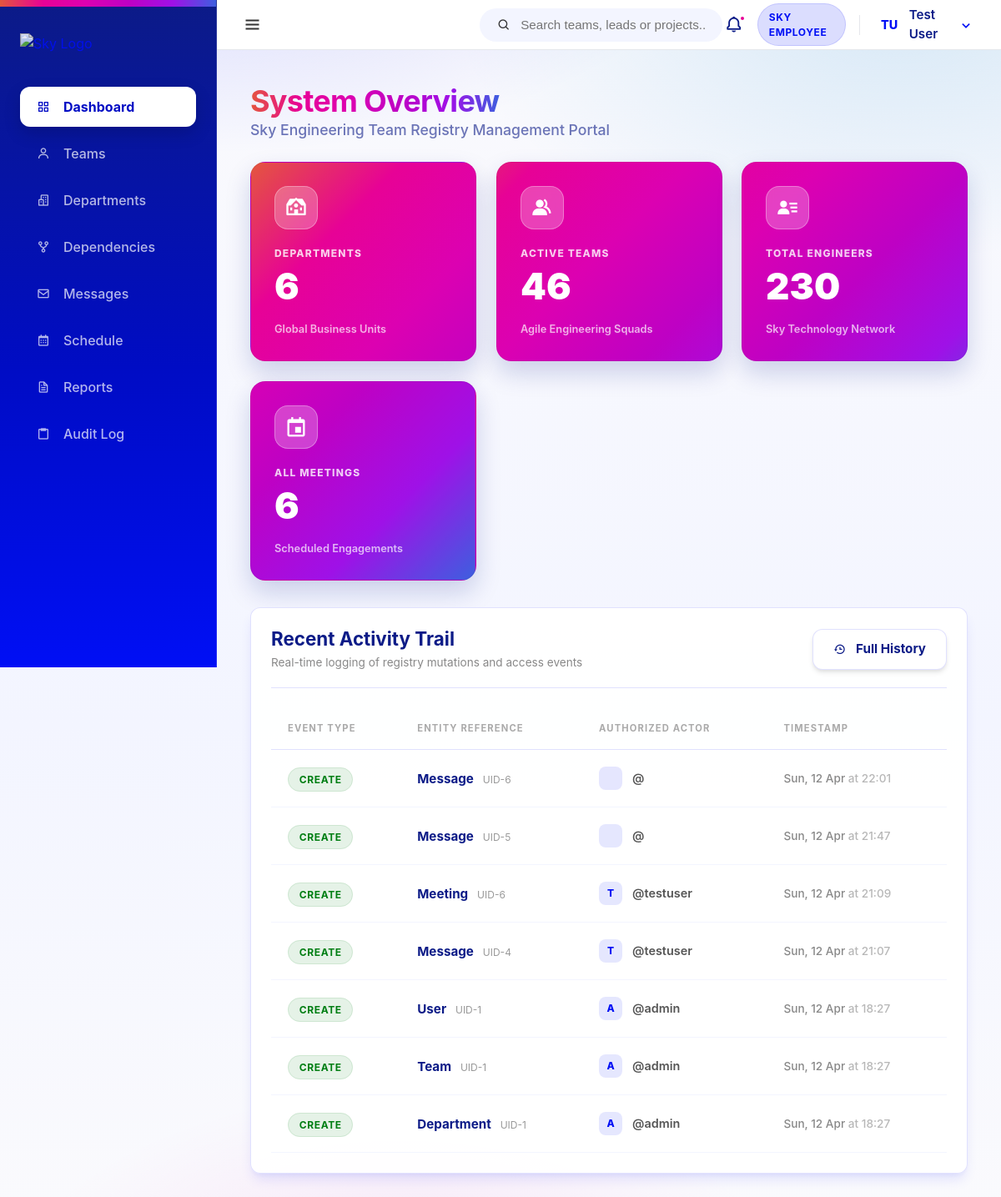
The page /dashboard/ (signed in) on the database its author committed.
### core/models.py (models this page shows, shortened)
class User(AbstractUser):
    class Meta:
        verbose_name = 'User'
        verbose_name_plural = 'Users'

class AuditLog(models.Model):
    audit_id = models.AutoField(primary_key=True)
    actor_user = models.ForeignKey(User, on_delete=models.SET_NULL, null=True, blank=True, related_name='audit_actions')
    ACTION_CHOICES = [
        ('CREATE', 'Create'),
        ('UPDATE', 'Update'),
        ('DELETE', 'Delete'),
    ]
    action_type = models.CharField(max_length=10, choices=ACTION_CHOICES)
    entity_type = models.CharField(max_length=50) # Team/Department/User etc.
    entity_id = models.IntegerField()
    action_changed_at = models.DateTimeField(auto_now_add=True)
    change_summary = models.TextField()

### core/views.py (the view)
# urls.py: path('', views.dashboard, name='dashboard'),
@login_required
def dashboard(request):
    context = {
        'total_teams': Team.objects.count(),
        'total_depts': Department.objects.count(),
        'total_members': TeamMember.objects.count(),
        'total_meetings': Meeting.objects.count(),
        'recent_updates': AuditLog.objects.all().order_by('-action_changed_at')[:10],
    }
    return render(request, 'dashboard.html', context)

### templates/dashboard.html (shortened to what this page needs)
{% extends 'base.html' %}
{% block content %}
<div class="dashboard-header mb-2 animate-slide-up">
    <h1 class="spectrum-text" style="font-size: 2.25rem; letter-spacing: -0.02em;">System Overview</h1>
    <p style="color: var(--sky-header-blue); opacity: 0.6; font-weight: 500; font-size: 1.1rem;">Sky Engineering Team Registry Management Portal</p>
</div>
<div class="grid-dashboard mb-2" style="margin-top: 1.5rem;">
    <div class="quick-card is-1 animate-slide-up spell-tilt spell-shine" style="animation-delay: 0.1s;">
        <div class="icon-box">
            <i class='bx bxs-institution'></i>
        </div>
        <div>
            <div style="font-size: 0.75rem; font-weight: 800; opacity: 0.8; margin-bottom: 0.5rem; text-transform: uppercase; letter-spacing: 0.1em;">DEPARTMENTS</div>
            <div style="font-size: 2.75rem; font-weight: 900; line-height: 1;">{{ total_depts }}</div>
        </div>
        <div style="font-size: 0.8rem; font-weight: 600; opacity: 0.7; margin-top: auto;">Global Business Units</div>
    </div>
    <div class="quick-card is-2 animate-slide-up spell-tilt spell-shine" style="animation-delay: 0.2s;">
        <div class="icon-box">
            <i class='bx bxs-group'></i>
        </div>
        <div>
            <div style="font-size: 0.75rem; font-weight: 800; opacity: 0.8; margin-bottom: 0.5rem; text-transform: uppercase; letter-spacing: 0.1em;">ACTIVE TEAMS</div>
            <div style="font-size: 2.75rem; font-weight: 900; line-height: 1;">{{ total_teams }}</div>
        </div>
        <div style="font-size: 0.8rem; font-weight: 600; opacity: 0.7; margin-top: auto;">Agile Engineering Squads</div>
    </div>
    <div class="quick-card is-3 animate-slide-up spell-tilt spell-shine" style="animation-delay: 0.3s;">
        <div class="icon-box">
            <i class='bx bxs-user-detail'></i>
        </div>
        <div>
            <div style="font-size: 0.75rem; font-weight: 800; opacity: 0.8; margin-bottom: 0.5rem; text-transform: uppercase; letter-spacing: 0.1em;">TOTAL ENGINEERS</div>
            <div style="font-size: 2.75rem; font-weight: 900; line-height: 1;">{{ total_members }}</div>
        </div>
        <div style="font-size: 0.8rem; font-weight: 600; opacity: 0.7; margin-top: auto;">Sky Technology Network</div>
    </div>
    <div class="quick-card is-4 animate-slide-up spell-tilt spell-shine" style="animation-delay: 0.4s;">
        <div class="icon-box">
            <i class='bx bx-calendar-event'></i>
        </div>
        <div>
            <div style="font-size: 0.75rem; font-weight: 800; opacity: 0.8; margin-bottom: 0.5rem; text-transform: uppercase; letter-spacing: 0.1em;">ALL MEETINGS</div>
            <div style="font-size: 2.75rem; font-weight: 900; line-height: 1;">{{ total_meetings }}</div>
        </div>
        <div style="font-size: 0.8rem; font-weight: 600; opacity: 0.7; margin-top: auto;">Scheduled Engagements</div>
    </div>
</div>
<div class="row animate-slide-up" style="animation-delay: 0.4s; margin-top: 2rem;">
    <div class="card spell-tilt" style="width: 100%;">
        <div class="card-header" style="margin-bottom: 1.5rem; display: flex; justify-content: space-between; align-items: center; border-bottom: 1px solid var(--border); padding-bottom: 1.25rem;">
            <div>
                <h2 style="font-size: 1.4rem; color: var(--sky-header-blue);">Recent Activity Trail</h2>
                <p style="font-size: 0.85rem; color: #888; margin-top: 0.25rem;">Real-time logging of registry mutations and access events</p>
            </div>
            <a href="{% url 'core:audit_log' %}" class="btn btn-secondary">
                <i class='bx bx-history'></i> Full History
            </a>
        </div>
        <table style="width: 100%; border-collapse: collapse;">
            <thead>
                <tr style="text-align: left; color: #aaa; font-size: 0.7rem; text-transform: uppercase; letter-spacing: 0.1em; border-bottom: 1px solid var(--border);">
                    <th style="padding: 1rem 1.25rem;">Event Type</th>
                    <th style="padding: 1rem 1.25rem;">Entity Reference</th>
                    <th style="padding: 1rem 1.25rem;">Authorized Actor</th>
                    <th style="padding: 1rem 1.25rem;">Timestamp</th>
                </tr>
            </thead>
            <tbody>
                {% for log in recent_updates %}
                <tr style="border-bottom: 1px solid var(--sky-surface-strong); transition: background 0.2s ease;">
                    <td style="padding: 1.25rem;">
                        <span class="badge {% if log.action_type == 'CREATE' %}badge-green{% elif log.action_type == 'DELETE' %}badge-red{% else %}badge-blue{% endif %}">
                            {{ log.action_type }}
                        </span>
                    </td>
                    <td style="padding: 1.25rem;">
                        <span style="font-weight: 700; color: var(--sky-header-blue); font-size: 0.95rem;">{{ log.entity_type }}</span>
                        <span style="font-size: 0.75rem; color: #999; margin-left: 0.4rem;">UID-{{ log.entity_id }}</span>
                    </td>
                    <td style="padding: 1.25rem;">
                        <div style="display: flex; align-items: center; gap: 0.75rem;">
                            <div style="width: 28px; height: 28px; background: var(--sky-tint-10); border-radius: 8px; display: flex; align-items: center; justify-content: center; font-size: 0.75rem; font-weight: 800; color: var(--sky-primary);">
                                {{ log.actor_user.username|slice:":1"|upper }}
                            </div>
                            <span style="font-weight: 600; color: #555; font-size: 0.9rem;">@{{ log.actor_user.username }}</span>
                        </div>
                    </td>
                    <td style="padding: 1.25rem; font-size: 0.85rem; color: #888; font-weight: 500;">
                        {{ log.action_changed_at|date:"D, d M" }} <span style="opacity: 0.6;">at {{ log.action_changed_at|date:"H:i" }}</span>
                    </td>
                </tr>
                {% endfor %}
            </tbody>
        </table>
    </div>
</div>
{% endblock %}

### templates/base.html (shortened to what this page needs)
{% load static %}
<!DOCTYPE html>
<html lang="en">
<head>
    <link rel="stylesheet" href="{% static 'css/sky-layout.css' %}">
    <link rel="stylesheet" href="{% static 'css/style.css' %}">
    <link href='https://unpkg.com/boxicons@2.1.4/css/boxicons.min.css' rel='stylesheet'>
</head>
<body>
    <div class="app-container">
        <nav class="sidebar">
            <div class="sidebar-header">
                <a href="{% url 'core:dashboard' %}" class="logo-link">
                    <img src="{% static 'images/Sky-spectrum-rgb.png' %}" alt="Sky Logo" class="sky-logo-img sidebar-logo">
                </a>
            </div>
            <ul class="nav-links">
                <li class="nav-item">
                    <a href="{% url 'core:dashboard' %}" class="nav-link {% if request.resolver_match.url_name == 'dashboard' %}active{% endif %}">
                        <i class='bx bx-grid-alt'></i> <span class="nav-label">Dashboard</span>
                    </a>
                </li>
                <li class="nav-item">
                    <a href="{% url 'teams:team_list' %}" class="nav-link {% if 'teams' in request.path %}active{% endif %}">
                        <i class='bx bx-user'></i> <span class="nav-label">Teams</span>
                    </a>
                </li>
                <li class="nav-item">
                    <a href="{% url 'organisation:org_chart' %}" class="nav-link {% if 'organisation' in request.path and 'dependencies' not in request.path %}active{% endif %}">
                        <i class='bx bx-buildings' ></i> <span class="nav-label">Departments</span>
                    </a>
                </li>
                <li class="nav-item">
                    <a href="{% url 'organisation:dependencies' %}" class="nav-link {% if 'dependencies' in request.path %}active{% endif %}">
                        <i class='bx bx-git-repo-forked' ></i> <span class="nav-label">Dependencies</span>
                    </a>
                </li>
                <li class="nav-item">
                    <a href="{% url 'messages_app:inbox' %}" class="nav-link {% if 'messages' in request.path %}active{% endif %}">
                        <i class='bx bx-envelope' ></i> <span class="nav-label">Messages</span>
                    </a>
                </li>
                <li class="nav-item">
                    <a href="{% url 'schedule:calendar' %}" class="nav-link {% if 'schedule' in request.path %}active{% endif %}">
                        <i class='bx bx-calendar' ></i> <span class="nav-label">Schedule</span>
                    </a>
                </li>
                <li class="nav-item">
                    <a href="{% url 'reports:reports_home' %}" class="nav-link {% if 'reports' in request.path %}active{% endif %}">
                        <i class='bx bx-file' ></i> <span class="nav-label">Reports</span>
                    </a>
                </li>
                <li class="nav-item">
                    <a href="{% url 'core:audit_log' %}" class="nav-link {% if 'audit' in request.path %}active{% endif %}">
                        <i class='bx bx-clipboard' ></i> <span class="nav-label">Audit Log</span>
                    </a>
                </li>
            </ul>
            </nav>
        <div class="main-wrapper">
            <header class="top-navbar" style="display: flex; align-items: center; justify-content: space-between; height: 60px;">
                <div class="navbar-left">
                    <button id="sidebar-toggle" class="sidebar-toggle-btn" aria-label="Toggle Sidebar">
                        <i class='bx bx-menu'></i>
                    </button>
                </div>
                <div class="navbar-middle">
                    <div class="search-bar-container" id="global-search">
                        <div class="search-bar">
                            <i class='bx bx-search'></i>
                            <input type="text" placeholder="Search teams, leads or projects..." id="search-input">
                        </div>
                    </div>
                </div>
                <div class="navbar-right" style="display: flex; align-items: center; gap: 12px;">
                    <div class="notification-bell" style="display: flex; align-items: center; justify-content: center;">
                        <i class='bx bx-bell'></i>
                        <span class="pulse-dot"></span>
                    </div>
                    <span class="badge badge-blue" style="vertical-align: middle; display: inline-flex; align-items: center;">SKY EMPLOYEE</span>
                    <div class="nav-user-dropdown" id="user-dropdown-container" style="display: flex; align-items: center;">
                        <div class="nav-avatar-trigger" id="user-dropdown-btn" style="display: flex; align-items: center;">
                            <div class="avatar-circle small">
                                {% if user.first_name %}{{ user.first_name|first|upper }}{% else %}{{ user.username|first|upper }}{% endif %}{% if user.last_name %}{{ user.last_name|first|upper }}{% endif %}
                            </div>
                            <span class="user-fullname">{{ user.get_full_name|default:user.username }}</span>
                            <i class='bx bx-chevron-down'></i>
                        </div>
                    </div>
                </div>
            </header>
            <main class="content-area animate-slide-up">
                {% block content %}{% endblock %}
            </main>
        </div>
    </div>
</body>
</html>

### rows shown on the page
User: first_name|first "T", last_name|first "U", get_full_name "Test User"
AuditLog: action_type "CREATE", entity_type "Message", entity_id "6", action_changed_at "Sun, 12 Apr", action_changed_at "22:01"
AuditLog: action_type "CREATE", entity_type "Message", entity_id "5", action_changed_at "Sun, 12 Apr", action_changed_at "21:47"
AuditLog: action_type "CREATE", entity_type "Meeting", entity_id "6", actor_user.username "T", actor_user.username "testuser", action_changed_at "Sun, 12 Apr", action_changed_at "21:09"
AuditLog: action_type "CREATE", entity_type "Message", entity_id "4", actor_user.username "T", actor_user.username "testuser", action_changed_at "Sun, 12 Apr", action_changed_at "21:07"
AuditLog: action_type "CREATE", entity_type "User", entity_id "1", actor_user.username "A", actor_user.username "admin", action_changed_at "Sun, 12 Apr", action_changed_at "18:27"
AuditLog: action_type "CREATE", entity_type "Team", entity_id "1", actor_user.username "A", actor_user.username "admin", action_changed_at "Sun, 12 Apr", action_changed_at "18:27"
AuditLog: action_type "CREATE", entity_type "Department", entity_id "1", actor_user.username "A", actor_user.username "admin", action_changed_at "Sun, 12 Apr", action_changed_at "18:27"

### other values the page prints
{{ total_depts }} "6"
{{ total_teams }} "46"
{{ total_members }} "230"
{{ total_meetings }} "6"
